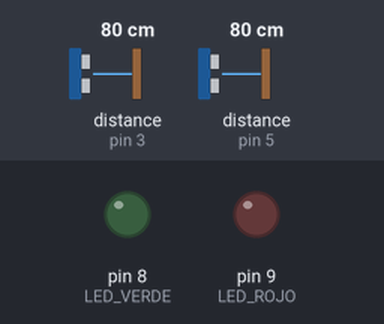
This sketch was run on a simulated Arduino Uno, built with avr-gcc and run on an emulated ATmega328P. Parts: output pins drawn as LEDs (lit = HIGH). Wiring (inferred from the names in the program): 2 × ultrasonic range finder: trigger pin 2, echo pin 3 / trigger pin 4, echo pin 5. The inputs (shaded band) are chosen by the test bench; at power-on: distance to the obstacle (sensors on pin 3, pin 5) 80 cm. The echo pulse lasts 58.3 µs per cm; pins used as bus, display or sensor lines are not drawn; what the sketch prints to the serial monitor is not drawn.

Above: at 0.01 s.
At 1.2 s:
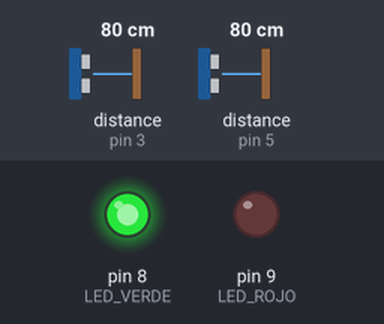
1.3 s: distance to the obstacle (sensor on pin 3) set to 2 cm
3.7 s: distance to the obstacle (sensor on pin 5) set to 2 cm
Timing chart, 0 to 6.7 s (numbered marks = the images above; inputs shaded):
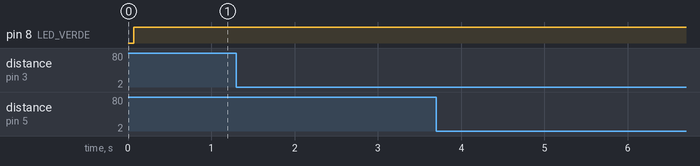

The sketch:

Sensores.ino
```cpp
#define TRIG1 2
#define ECHO1 3
#define TRIG2 4
#define ECHO2 5

#define LED_VERDE 8
#define LED_ROJO 9

int aforo = 0;
const int AFORO_MAXIMO = 50;

// Rango de detección
const int DIST_MIN = 2;   // cm
const int DIST_MAX = 15;  // cm

// Filtrado y tiempos
const int LECTURAS = 3;            // lecturas por muestreo
const unsigned long ENTRY_TIMEOUT = 3000;   // ms para completar secuencia 1->2
const unsigned long EXIT_TIMEOUT  = 3000;   // ms para completar secuencia 2->1
const unsigned long COOLDOWN_AFTER_EVENT = 800; // ms para evitar COLA justo después de evento
const unsigned long COLA_PRINT_INTERVAL = 800;  // ms entre impresiones de COLA

// Estados / tiempos
bool lastS1 = false;
bool lastS2 = false;

int state = 0; // 0 = idle, 1 = saw S1 (posible entrada), 2 = saw S2 (posible salida)
unsigned long stateStartTime = 0;
unsigned long lastEventTime = 0;
unsigned long lastColaPrint = 0;

// -------- LECTURA CON RANGO Y FILTRO --------
bool sensorActivo(int trig, int echo) {
  int lecturasBuenas = 0;
  for (int i = 0; i < LECTURAS; i++) {
    digitalWrite(trig, LOW);
    delayMicroseconds(3);
    digitalWrite(trig, HIGH);
    delayMicroseconds(10);
    digitalWrite(trig, LOW);

    long duracion = pulseIn(echo, HIGH, 30000); // timeout 30 ms
    long d = (duracion == 0) ? 999 : duracion * 0.034 / 2;

    if (d >= DIST_MIN && d <= DIST_MAX) lecturasBuenas++;

    delay(6);
  }
  return lecturasBuenas >= 2; // al menos 2/3 lecturas dentro del rango
}

void setup() {
  pinMode(TRIG1, OUTPUT);
  pinMode(ECHO1, INPUT);
  pinMode(TRIG2, OUTPUT);
  pinMode(ECHO2, INPUT);

  pinMode(LED_VERDE, OUTPUT);
  pinMode(LED_ROJO, OUTPUT);

  Serial.begin(9600);
}

void loop() {
  bool s1 = sensorActivo(TRIG1, ECHO1);
  bool s2 = sensorActivo(TRIG2, ECHO2);

  unsigned long now = millis();

  // Detectar flancos rising (falso -> verdadero)
  bool s1Rising = (s1 && !lastS1);
  bool s2Rising = (s2 && !lastS2);

  // Actualizar last
  lastS1 = s1;
  lastS2 = s2;

  // Si estamos en cooldown por evento reciente, ignoramos nuevas iniciaciones
  bool inCooldown = (now - lastEventTime) < COOLDOWN_AFTER_EVENT;

  // --------- Manejo de flancos S1 (inicio posible entrada o confirmación de salida) ----------
  if (s1Rising) {
    // Si venimos de S2 (state == 2), esto confirma SALIDA (2 -> 1)
    if (state == 2) {
      // Confirmar salida
      if (aforo > 0) aforo--;
      Serial.print("SALIDA AFORO: ");
      Serial.println(aforo);
      lastEventTime = now;
      state = 0;
      stateStartTime = 0;
    } else {
      // Posible inicio de entrada, salvo si estamos en cooldown
      if (!inCooldown && state == 0) {
        state = 1; // esperando S2
        stateStartTime = now;
        lastColaPrint = 0; // permitir imprimir COLA de inmediato
        // imprimimos COLA en loop (no aquí) para evitar spam
      }
      // si state == 1 ya, no hacemos nada extra (ya estamos en cola)
    }
  }

  // --------- Manejo de flancos S2 (inicio posible salida o confirmación de entrada) ----------
  if (s2Rising) {
    // Si venimos de S1 (state == 1), esto confirma ENTRADA (1 -> 2)
    if (state == 1) {
      // Confirmar entrada
      aforo = min(aforo + 1, AFORO_MAXIMO);
      Serial.print("ENTRADA AFORO: ");
      Serial.println(aforo);
      lastEventTime = now;
      state = 0;
      stateStartTime = 0;
    } else {
      // Posible inicio de salida (siempre permitido)
      if (!inCooldown && state == 0) {
        state = 2; // esperando S1 para confirmar salida
        stateStartTime = now;
      }
      // si state == 2 ya, no hacemos nada extra
    }
  }

  // --------- Mientras estamos en estado 1 (persona en S1 esperando S2) -> imprimir COLA periódicamente ----------
  if (state == 1) {
    // Si se excedió el timeout sin pasar al sensor 2, volver a idle
    if (now - stateStartTime > ENTRY_TIMEOUT) {
      state = 0;
      stateStartTime = 0;
    } else {
      // imprimir COLA cada COLA_PRINT_INTERVAL ms (pero evitar imprimir justo después de un evento)
      if ((now - lastColaPrint) >= COLA_PRINT_INTERVAL && (now - lastEventTime) > COOLDOWN_AFTER_EVENT) {
        Serial.println("COLA");
        lastColaPrint = now;
      }
    }
  }

  // --------- Mientras estamos en estado 2 (persona en S2 esperando S1) -> timeout para volver a idle ----------
  if (state == 2) {
    if (now - stateStartTime > EXIT_TIMEOUT) {
      state = 0;
      stateStartTime = 0;
    }
    // NO imprimimos COLA en salida; solo esperamos flanco S1 para confirmar salida
  }

  // --------- Control de LEDs ----------
  if (aforo >= AFORO_MAXIMO) {
    digitalWrite(LED_ROJO, HIGH);
    digitalWrite(LED_VERDE, LOW);
  } else {
    digitalWrite(LED_ROJO, LOW);
    digitalWrite(LED_VERDE, HIGH);
  }

  // pequeña espera para evitar saturar el loop
  delay(25);
}
```

Measured:
- after the input at 1.3 s, every drawn part: stays the same
- after the input at 3.7 s, every drawn part: stays the same
